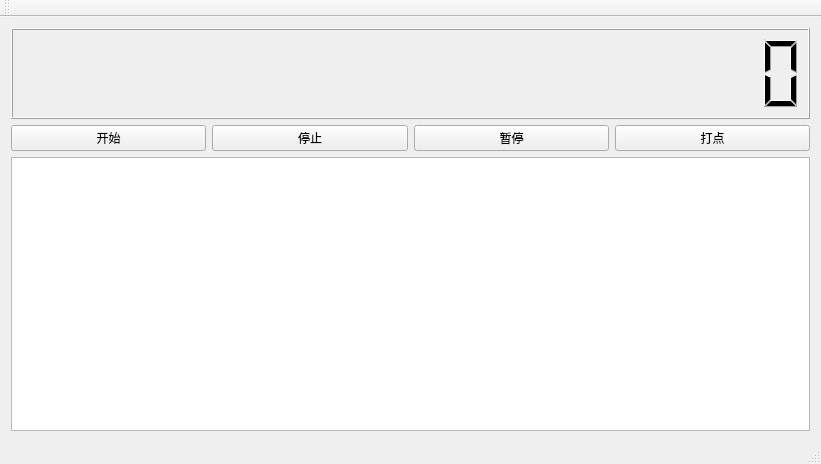
<?xml version="1.0" encoding="UTF-8"?>
<ui version="4.0">
 <class>MainWindow</class>
 <widget class="QMainWindow" name="MainWindow">
  <property name="geometry">
   <rect>
    <x>0</x>
    <y>0</y>
    <width>821</width>
    <height>464</height>
   </rect>
  </property>
  <property name="windowTitle">
   <string>秒表</string>
  </property>
  <widget class="QWidget" name="centralWidget">
   <layout class="QVBoxLayout" name="verticalLayout" stretch="2,1,6">
    <item>
     <widget class="QLCDNumber" name="lcdNumber">
      <property name="digitCount">
       <number>20</number>
      </property>
     </widget>
    </item>
    <item>
     <layout class="QHBoxLayout" name="horizontalLayout">
      <item>
       <widget class="QPushButton" name="btn_start">
        <property name="text">
         <string>开始</string>
        </property>
       </widget>
      </item>
      <item>
       <widget class="QPushButton" name="btn_stop">
        <property name="text">
         <string>停止</string>
        </property>
       </widget>
      </item>
      <item>
       <widget class="QPushButton" name="btn_pause">
        <property name="text">
         <string>暂停</string>
        </property>
       </widget>
      </item>
      <item>
       <widget class="QPushButton" name="btn_log">
        <property name="text">
         <string>打点</string>
        </property>
       </widget>
      </item>
     </layout>
    </item>
    <item>
     <widget class="QTextBrowser" name="textBrowser">
      <property name="font">
       <font>
        <family>Arial</family>
        <pointsize>24</pointsize>
       </font>
      </property>
      <property name="html">
       <string>&lt;!DOCTYPE HTML PUBLIC &quot;-//W3C//DTD HTML 4.0//EN&quot; &quot;http://www.w3.org/TR/REC-html40/strict.dtd&quot;&gt;
&lt;html&gt;&lt;head&gt;&lt;meta name=&quot;qrichtext&quot; content=&quot;1&quot; /&gt;&lt;style type=&quot;text/css&quot;&gt;
p, li { white-space: pre-wrap; }
&lt;/style&gt;&lt;/head&gt;&lt;body style=&quot; font-family:'Arial'; font-size:24pt; font-weight:400; font-style:normal;&quot;&gt;
&lt;p style=&quot;-qt-paragraph-type:empty; margin-top:0px; margin-bottom:0px; margin-left:0px; margin-right:0px; -qt-block-indent:0; text-indent:0px; font-family:'SimSun'; font-size:9.07563pt;&quot;&gt;&lt;br /&gt;&lt;/p&gt;&lt;/body&gt;&lt;/html&gt;</string>
      </property>
     </widget>
    </item>
   </layout>
  </widget>
  <widget class="QMenuBar" name="menuBar">
   <property name="geometry">
    <rect>
     <x>0</x>
     <y>0</y>
     <width>821</width>
     <height>26</height>
    </rect>
   </property>
  </widget>
  <widget class="QToolBar" name="mainToolBar">
   <attribute name="toolBarArea">
    <enum>TopToolBarArea</enum>
   </attribute>
   <attribute name="toolBarBreak">
    <bool>false</bool>
   </attribute>
  </widget>
  <widget class="QStatusBar" name="statusBar"/>
 </widget>
 <layoutdefault spacing="6" margin="11"/>
 <resources/>
 <connections/>
</ui>
